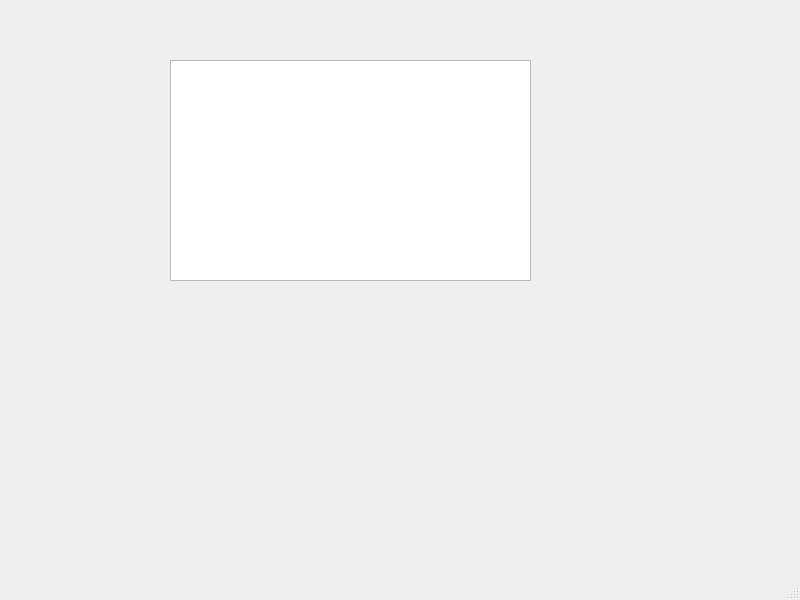
<?xml version="1.0" encoding="UTF-8"?>
<ui version="4.0">
 <class>MainWindow</class>
 <widget class="QMainWindow" name="MainWindow">
  <property name="geometry">
   <rect>
    <x>0</x>
    <y>0</y>
    <width>800</width>
    <height>600</height>
   </rect>
  </property>
  <property name="windowTitle">
   <string>MainWindow</string>
  </property>
  <widget class="QWidget" name="centralwidget">
   <widget class="QTableWidget" name="tableWidget">
    <property name="geometry">
     <rect>
      <x>170</x>
      <y>60</y>
      <width>361</width>
      <height>221</height>
     </rect>
    </property>
   </widget>
  </widget>
  <widget class="QMenuBar" name="menubar">
   <property name="geometry">
    <rect>
     <x>0</x>
     <y>0</y>
     <width>800</width>
     <height>24</height>
    </rect>
   </property>
  </widget>
  <widget class="QStatusBar" name="statusbar"/>
 </widget>
 <resources/>
 <connections/>
</ui>
